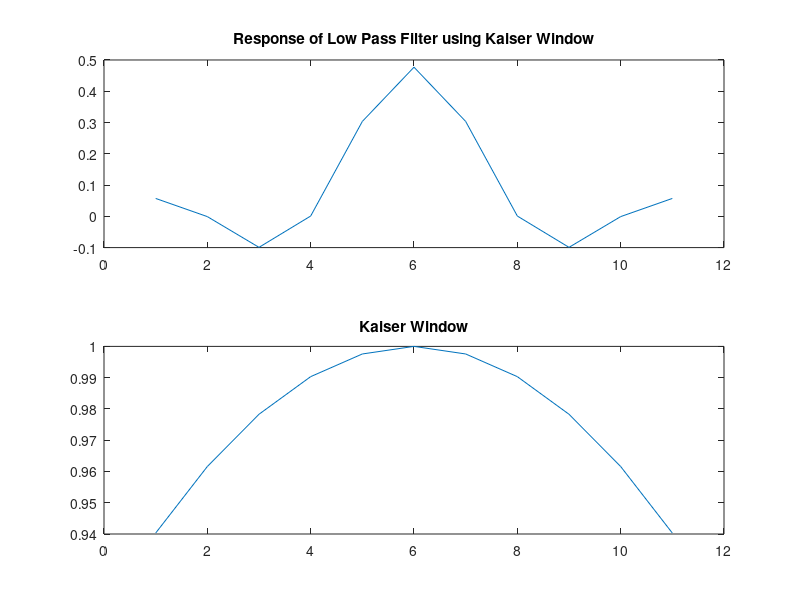

The MATLAB script that drew this image:
%Program for designing low pass FIR filter using Kaiser Window

clc;
clear all;
close all;

fc = 0.5; 							%half of sampling frequency
N = 11; 								%length of the window
wn1 = kaiser(N);						%for designing kaiser window
hn1 = fir1((N - 1), fc, wn1);			%for fir filter

subplot(2, 1, 1);
plot(hn1);
title('Response of Low Pass Filter using Kaiser Window');

subplot(2, 1, 2);
plot(wn1);
title('Kaiser Window');